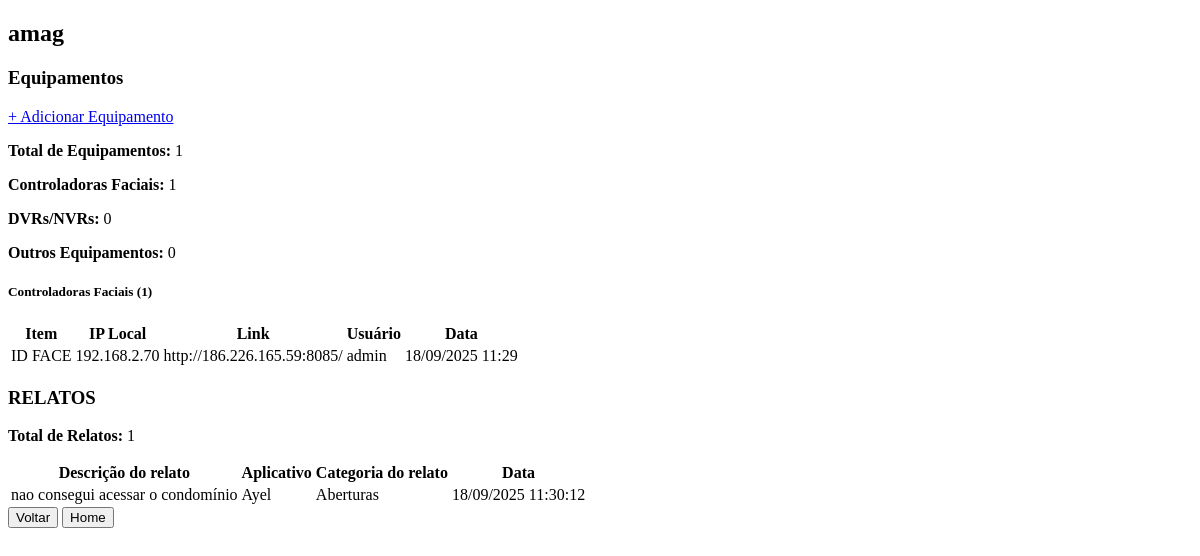
/listar_conds/3/, run on an earlier commit of the app's database.
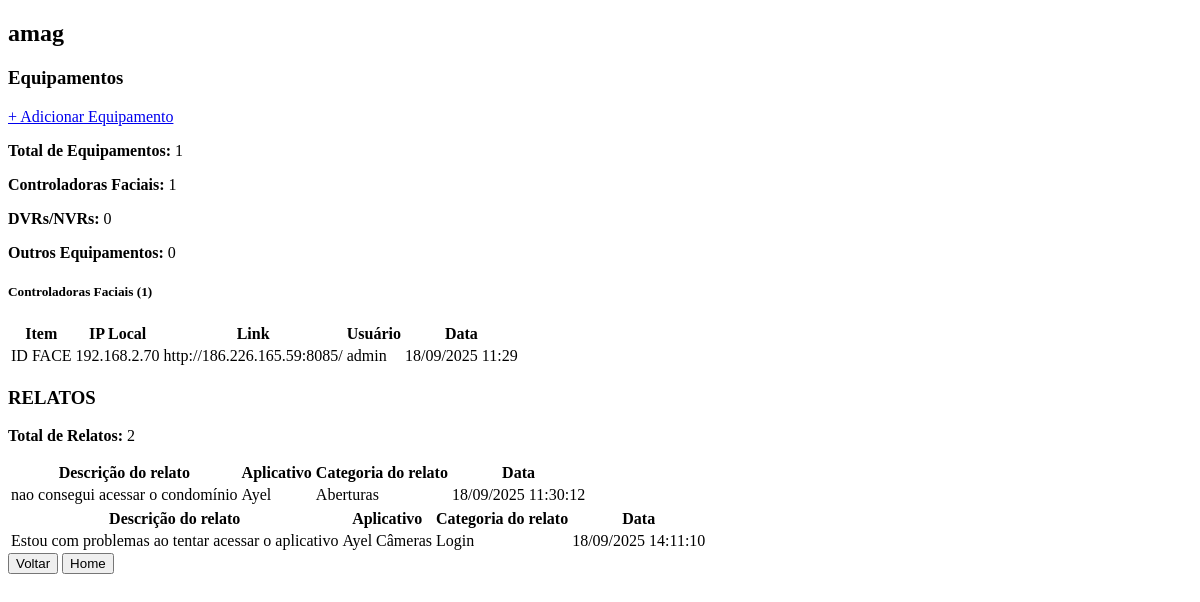
And on a later commit of the database.
### mainApp/models.py (models this page shows, shortened)
class Itens_facial(models.Model):
    cond_id = models.ForeignKey(Conds, on_delete=models.CASCADE, related_name='itens_facial', verbose_name="Condomínio")
    item = models.CharField(max_length=100, verbose_name="Item")
    iplocal = models.CharField(max_length=15, verbose_name="IP Local")
    link = models.CharField(max_length=100, verbose_name="Link de acesso")
    mac = models.CharField(max_length=17, verbose_name="Endereço MAC")
    http = models.PositiveIntegerField(max_length=4, verbose_name="Porta HTTP")
    user = models.CharField(max_length=50, verbose_name="Usuário")
    senha = models.CharField(max_length=50, verbose_name="Senha")
    desc = models.CharField(max_length=100, verbose_name="Descrição")
    data = models.DateTimeField(default=timezone.now)

class Relatos(models.Model):
    cond_id = models.ForeignKey(Conds, on_delete=models.CASCADE, related_name='relatos', verbose_name='Condomínio')
    relato = models.CharField(max_length=100, verbose_name='Relato')
    tipo_relato = models.ForeignKey(TipoRelato, on_delete=models.CASCADE, related_name='tipo_relato', verbose_name='Tipo do Relato')
    cat_rel_ayel = models.ForeignKey(CategoriaRelatoAyel, on_delete=models.CASCADE, related_name='cat_rel_ayel', verbose_name='Categoria do Relato', null=True, blank=True)
    cat_rel_cam = models.ForeignKey(CategoriaRelatoCam, on_delete=models.CASCADE, related_name='cat_rel_ayel', verbose_name='Categoria do Relato', null=True, blank=True)
    data = models.DateTimeField(default=timezone.now)
    def data_local(self):   # para exibir no template <td>{{ relato.data_local }}</td>
        from django.utils.timezone import localtime
        return localtime(self.data).strftime("%d/%m/%Y %H:%M:%S")

### mainApp/views.py (the view)
# urls.py: path('listar_conds/<int:condominio_id>/', views.detail_conds, name='detail_conds'), # detalhar condomínio
def detail_conds(request, condominio_id):
    condominio = get_object_or_404(Conds, id=condominio_id)
    faciais = Itens_facial.objects.filter(cond_id=condominio)
    dvr = Itens_dvr.objects.filter(cond_id=condominio)
    outro = Itens_outro.objects.filter(cond_id=condominio)
    relatos = Relatos.objects.filter(cond_id=condominio)
    return render(request, 'detail_conds.html', {
        'condominio': condominio,
        'faciais': faciais,
        'dvr': dvr,
        'outro': outro,
        'relatos': relatos
    })

### mainApp/templates/detail_conds.html (shortened to what the changed rows need)
<!DOCTYPE html>
<html>
<head>
</head>
<body>
    <div class="container mt-4">
        <div>
                <h2>{{ condominio.name }}</h2>
            {% if faciais %}
            <div>
                <div>
                    <div>
                        <table>
                            <thead>
                                <tr>
                                    <th>Item</th>
                                    <th>IP Local</th>
                                    <th>Link</th>
                                    <th>Usuário</th>
                                    <th>Data</th>
                                </tr>
                            </thead>
                            <tbody>
                                {% for facial in faciais %}
                                <tr>
                                    <td>{{ facial.item }}</td>
                                    <td>{{ facial.iplocal }}</td>
                                    <td>{{ facial.link }}</td>
                                    <td>{{ facial.user }}</td>
                                    <td>{{ facial.data|date:"d/m/Y H:i" }}</td>
                                </tr>
                                {% endfor %}
                            </tbody>
                        </table>
                    </div>
                </div>
            </div>
            {% endif %}
        </div>
        <div>
            <h3>RELATOS</h2>
            <div>
                <p><strong>Total de Relatos:</strong> {{ relatos.count }}</p>
                {% if relatos %}
                    {% for relato in relatos %}
                    <table>
                        <thead>
                            <tr>
                                <th>Descrição do relato</th>
                                <th>Aplicativo</th>
                                <th>Categoria do relato</th>
                                <th>Data</th>
                            </tr>
                        </thead>
                        <tbody>
                            <tr>
                                <td>{{ relato.relato }}</td>
                                {% if relato.tipo_relato_id == 1 %}
                                    <td>Ayel</td>
                                {% elif relato.tipo_relato_id == 2 %}
                                    <td>Ayel Câmeras</td>
                                {% else %}
                                    <td>N/A</td>
                                {% endif %}
                                {% if relato.tipo_relato_id == 1 %}
                                    {% if relato.cat_rel_ayel_id == 1 %}<td>Aberturas</td>
                                    {% elif relato.cat_rel_ayel_id == 2 %}<td>Câmeras</td>
                                    {% elif relato.cat_rel_ayel_id == 3 %}<td>Cadastro no App</td>
                                    {% elif relato.cat_rel_ayel_id == 4 %}<td>Interfonia</td>
                                    {% endif %}
                                {% elif relato.tipo_relato_id == 2 %}
                                    {% if relato.cat_rel_cam_id == 1 %}<td>Login</td>
                                    {% elif relato.cat_rel_cam_id == 2 %}<td>Câmeras</td>
                                    {% elif relato.cat_rel_cam_id == 3 %}<td>Cadastro no App</td>
                                    {% endif %}
                                {% else %}
                                    <td>N/A</td>
                                {% endif %}
                                <td>{{ relato.data_local }}</td>
                            </tr>
                        </tbody>
                    </table>
                    {% endfor %}
                {% endif %}
            </div>
        </div>
    </div>
</body>
</html>

What changed in the data, as far as the page shows it:
added Relatos: relato "Estou com problemas ao tentar acessar o aplicativo", shows "Ayel Câmeras", shows "Login", data_local "18/09/2025 14:11:10"
Also different on the page:
{{ relatos.count }}: "1" → "2"
